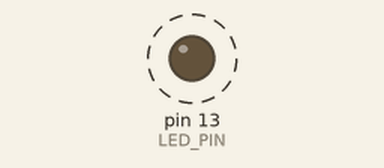
Simulated run of this sketch. Board: Arduino Uno, built with avr-gcc and run on an emulated ATmega328P. Shown: output pins drawn as LEDs (lit = HIGH). Dashed ring = blinking.

Above: at 0.2 s.
Timing chart, 0 to 3.0 s (numbered marks = the images above):
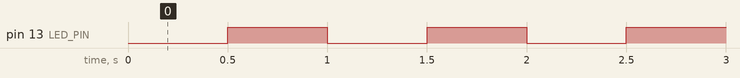

The sketch:

ex02.ino
```cpp
#define LED_PIN 13
unsigned long pre = 0;
const int interval = 500;
void setup() { pinMode(LED_PIN, OUTPUT); }
void loop() {
  unsigned long now = millis();
  if (now - pre >= interval) {
    pre = now;
    digitalWrite(LED_PIN, !digitalRead(LED_PIN));
  }
}//优化闪烁逻辑//最终版本
```

Measured:
- by itself, pin 13 (LED_PIN): alternates HIGH for 0.50 s and LOW for 0.50 s
